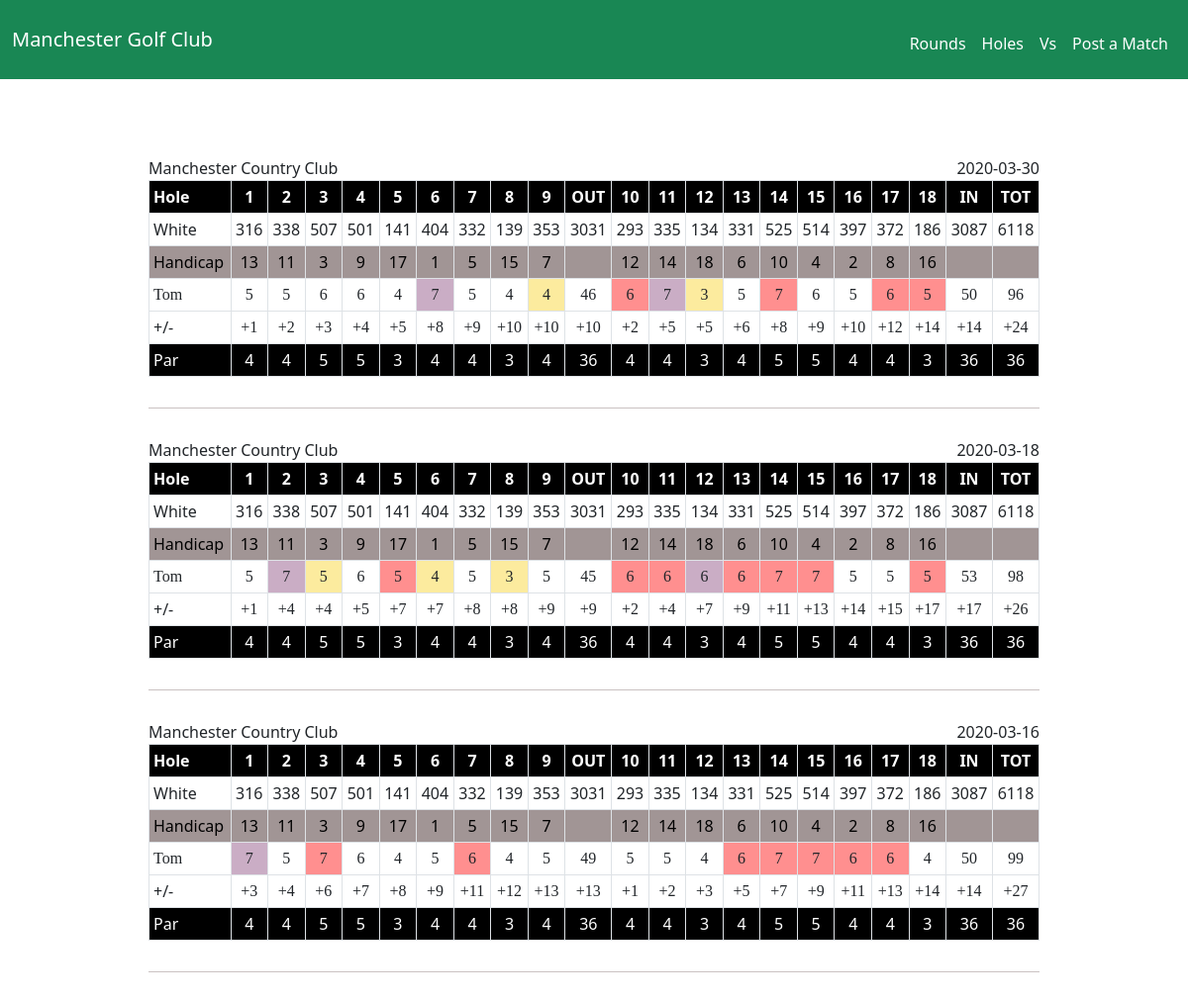
The app's page /rounds/Tom with its own data.
### tables this page shows
CREATE TABLE golfers (id INTEGER PRIMARY KEY AUTOINCREMENT NOT NULL, name TEXT NOT NULL);

CREATE TABLE courses (id INTEGER PRIMARY KEY AUTOINCREMENT NOT NULL, name TEXT NOT NULL, par INTEGER, rating REAL, slope REAL, yards REAL, city TEXT NOT NULL, state TEXT NOT NULL, front INTEGER, back INTEGER, total INTEGER, par_front INTEGER, par_back INTEGER, par_total INTEGER, tees TEXT NOT NULL DEFAULT "White");

CREATE TABLE "rounds" (id INTEGER PRIMARY KEY AUTOINCREMENT NOT NULL, golfer_id INTEGER, course_id INTEGER, date TEXT, "one" INTEGER, two INTEGER, three INTEGER, four INTEGER, five INTEGER, six INTEGER, seven INTEGER, eight INTEGER, nine INTEGER, ten INTEGER, eleven INTEGER, twelve INTEGER, thirteen INTEGER, fourteen INTEGER, fifteen INTEGER, sixteen INTEGER, seventeen INTEGER, eighteen INTEGER, match_id INTEGER, FOREIGN KEY (golfer_id) REFERENCES golfers(id), FOREIGN KEY (course_id) REFERENCES courses(id));

CREATE TABLE "holes" (id INTEGER PRIMARY KEY AUTOINCREMENT NOT NULL, course_id INTEGER, hole_number INTEGER, par INTEGER, yardage INTEGER, handicap INTEGER, FOREIGN KEY(course_id) REFERENCES courses (id));

### app.py (the view)
@app.route("/rounds", methods=["GET", "POST"])
@app.route("/rounds/<golfer_name>", methods=["GET", "POST"])
def rounds(golfer_name="lampsha"):
    if request.method == "POST":
        golfer_name = request.form.get("golfer_name")
        golfers_rounds = get_rounds(golfer_name)
        scorecards = get_scorecards(golfers_rounds, golfer_name)
        return render_template("rounds.html", scorecards=scorecards)
    else:
        golfers = get_golfers()
        for golfer in golfers:
            if golfer['golfer_name'] == golfer_name:
                golfers_rounds = get_rounds(golfer_name)
                scorecards = get_scorecards(golfers_rounds, golfer_name)
                return render_template("rounds.html", scorecards=scorecards)
        else:
            return render_template("round_request.html", golfers=golfers)

### app.py (called while the page is built)
def get_scorecards(matches: list, golfer_name: str) -> list:
    scorecards = []
    for match in matches:
        course_info = get_course_info(match)
        holes = get_holes(match)
        yardages = get_yardages(course_info, holes)  # Populate yardages
        handicaps = get_handicaps(holes)  # Populate handicaps
        strokes = get_strokes(match, golfer_name)  # Populate strokes
        pars = get_pars(holes)  # Populate pars
        to_pars = get_to_pars(strokes, pars)  # Populate to pars
        scorecard = {"yardages": yardages, "handicaps": handicaps, "strokes": strokes, "pars": pars, "to_pars": to_pars, "course_name": course_info[0][1],
                     "round_date": match[3]}
        scorecards.append(scorecard)
    return scorecards

### golf.py (called while the page is built)
def par_shift(score:int) -> str:
    if score == 0:
        return ("E")
    elif score > 0:
        score = round(score)
        return ("+{}".format(score))
    else:
        return str(score)

def get_golfers() -> list:
    golfers = []
    golfer_query = cur.execute("SELECT name FROM golfers ORDER BY name")
    golfer_query = golfer_query.fetchall()
    for golfer in golfer_query:
        golfers.append({"golfer_name": golfer[0]})
    return golfers

def get_rounds(golfer:str) -> list:
    rounds = []
    id_query = cur.execute("SELECT id FROM golfers WHERE name = (?)", (golfer,))
    id_query = id_query.fetchone()[0]
    round_query = cur.execute("SELECT * FROM rounds WHERE golfer_id = (?) ORDER BY date DESC", (id_query,))
    rounds = round_query.fetchall()
    return rounds

def get_holes(course:tuple) -> list:
    hole_query = cur.execute("SELECT * FROM holes WHERE course_id = (?) ORDER BY hole_number", (course[2],))
    holes = hole_query.fetchall()
    return holes

def get_course_info(course:tuple) -> list:
    course_query = cur.execute("SELECT * FROM courses WHERE id = (?)", (course[2],))
    course_info = course_query.fetchall()
    return course_info

def get_yardages(course_info:list, holes:list) -> list:
    yardages = []
    for i in range(len(holes)):
        yardages.append(holes[i][4])
    yardages.append(sum(yardages))
    yardages.insert(9, sum(yardages[:9]))
    yardages.insert(19, sum(yardages[10:19]))
    yardages.insert(0, course_info[0][14])
    return yardages

def get_handicaps(course:list) -> list:
    handicaps = []
    for i in range(len(course)):
        handicaps.append(course[i][5])
    return handicaps

### templates/rounds.html (shortened to what this page needs)
{% extends "layout.html" %}
{% block main %}
<div id="content" class="container-sm">
    {% for scorecard in scorecards %}
    <div id="scorecard" class="scorecard">
        <p class="scorecard-course-name">{{ scorecard.course_name }}</p>
        <p class="scorecard-course-date">{{ scorecard.round_date }}</p>
        <table class="table table-sm table-bordered">
            <tr class="holes-row">
                <th class="scorecard-header">Hole</th>
                {% for i in range(9) %}
                    <th>{{ i + 1 }}</th>
                {% endfor %}
                    <th>OUT</th>
                {% for i in range(9) %}
                    <th>{{ i + 10 }}</th>
                {% endfor %}
                    <th>IN</th>
                    <th>TOT</th>
            </tr>
            <tr>
                <td class="scorecard-header">{{ scorecard.yardages[0] }}</td>
                {% for yard in scorecard.yardages[1:] %}
                    <td>{{ yard }}</td>
                {% endfor %}
            </tr>
            <tr class="handicap-row">
                <td class="scorecard-header">Handicap</td>
                {% for handicap in scorecard.handicaps[:9] %}
                    <td>{{ handicap }}</td>
                {% endfor %}
                    <td></td>
                {% for handicap in scorecard.handicaps[9:] %}
                    <td>{{ handicap }}</td>
                {% endfor %}
                {% for i in range(2) %}
                    <td></td>
                {% endfor %}
            </tr>
            <tr class="handwritten-score">
                <td class="scorecard-header">{{ scorecard.strokes[0] }}</td>
                {% for stroke in scorecard.strokes[1:10] %}
                    {% if stroke - scorecard.pars[loop.index - 1] >= 3 %}
                        <td class="triple-bogey-or-worse">{{ stroke }}</td>
                    {% elif stroke - scorecard.pars[loop.index - 1] == 2 %}
                        <td class="double-bogey">{{ stroke }}</td>
                    {% elif stroke - scorecard.pars[loop.index - 1] == 0 %}
                        <td class="par">{{ stroke }}</td>
                    {% elif stroke - scorecard.pars[loop.index - 1] <= 0 %}
                        <td class="birdie-or-better">{{ stroke }}</td>
                    {% else %}
                        <td>{{ stroke }}</td>
                    {% endif %}
                {% endfor %}
                <td>{{ scorecard.strokes[10] }}</td>
                {% for stroke in scorecard.strokes[11:20] %}
                    {% if stroke - scorecard.pars[loop.index + 9] >= 3 %}
                        <td class="triple-bogey-or-worse">{{ stroke }}</td>
                    {% elif stroke - scorecard.pars[loop.index + 9] == 2 %}
                        <td class="double-bogey">{{ stroke }}</td>
                    {% elif stroke - scorecard.pars[loop.index + 9] == 0 %}
                        <td class="par">{{ stroke }}</td>
                    {% elif stroke - scorecard.pars[loop.index + 9] <= 0 %}
                        <td class="birdie-or-better">{{ stroke }}</td>
                    {% else %}
                        <td>{{ stroke }}</td>
                    {% endif %}
                {% endfor %}
                <td>{{ scorecard.strokes[20] }}</td>
                <td>{{ scorecard.strokes[21] }}</td>
            </tr>
            <tr>
                <td class="scorecard-header">+/-</td>
                {% for par in scorecard.to_pars %}
                    <td class="handwritten-score">{{ par }}</td>
                {% endfor %}
            </tr>
            <tr class="holes-row">
                <td class="scorecard-header">Par</td>
                {% for par in scorecard.pars %}
                    <td>{{ par }}</td>
                {% endfor %}
            </tr>
        </table>
    </div>
    {% endfor %}
</div>
{% endblock %}

### static/styles.css (style rules this page uses)
body { background-color: white; }
.scorecard { margin: 0 auto; width: 900px; font-size: medium; text-align: center; padding-top: 30px; padding-bottom: 15px; border-bottom: #cac2c2 1px solid; }
.holes-row { background-color: black; text-align: center; color:white; }
td.triple-bogey-or-worse { background-color: #caadc5; }
td.par { background-color: #fceb9e; }
td.double-bogey { background-color: #ff8f8f; }
.scorecard-header { text-align: left; }
.handicap-row { text-align: center; background-color: rgb(161, 149, 149); color: black; }
.scorecard-course-name { margin: 0px; float: left; }
.scorecard-course-date { margin: 0px; float: right; }
.handwritten-score { font-family: ink free; font-weight: semibold; }

### records on screen
golfers: course_name "Manchester Country Club", round_date "2020-03-30", i "1" "2" "3" "4" "5" "6" "7" "8" "9" "1" "2" "3" "4" "5" "6" "7" "8" "9" "1" "2" "3" "4" "5" "6" "7" "8" "9", i "10" "11" "12" "13" "14" "15" "16" "17" "18" "10" "11" "12" "13" "14" "15" "16" "17" "18" "10" "11" "12" "13" "14" "15" "16" "17" "18", tees "White", yard "141" "139" "3031" "134" "186" "3087" "6118" "141" "139" "3031" "134" "186" "3087" "6118" "141" "139" "3031" "134" "186" "3087" "6118", 9 "13" "11" "3" "9" "17" "1" "5" "15" "7" "13" "11" "3" "9" "17" "1" "5" "15" "7" "13" "11" "3" "9" "17" "1" "5" "15" "7", handicap "12" "14" "18" "6" "10" "4" "2" "8" "16" "12" "14" "18" "6" "10" "4" "2" "8" "16" "12" "14" "18" "6" "10" "4" "2" "8" "16", name "Tom", 10 "5" "5" "6" "6" "4" "5" "4" "5" "6" "5" "5" "5" "6" "4" "5" "4" "5", 10 "7" "7" "7", 10 "4" "5" "4" "3", strokes "46", 20 "6" "7" "6" "5" "6" "6" "6" "7" "7" "5" "6" "7" "7" "6" "6", 20 "7" "6", 20 "3", 20 "5" "6" "5" "5" "5" "5" "5" "4" "4", strokes "50", strokes "96", to_pars "+1" "+2" "+3" "+4" "+5" "+8" "+9" "+10" "+10" "+10" "+2" "+5" "+5" "+6" "+8" "+9" "+10" "+12" "+14" "+14" "+24" "+1" "+4" "+4" "+5" "+7" "+7" "+8" "+8" "+9" "+9" "+2" "+4" "+7" "+9" "+11" "+13" "+14" "+15" "+17" "+17" "+26" "+3" "+4" "+6" "+7" "+8" "+9" "+11" "+12" "+13" "+13" "+1" "+2" "+3" "+5" "+7" "+9" "+11" "+13" "+14" "+14" "+27", pars "4" "4" "5" "5" "3" "4" "4" "3" "4" "36" "4" "4" "3" "4" "5" "5" "4" "4" "3" "36" "36" "4" "4" "5" "5" "3" "4" "4" "3" "4" "36" "4" "4" "3" "4" "5" "5" "4" "4" "3" "36" "36" "4" "4" "5" "5" "3" "4" "4" "3" "4" "36" "4" "4" "3" "4" "5" "5" "4" "4" "3" "36" "36", round_date "2020-03-18", 10 "5" "7" "6", strokes "45", strokes "53", strokes "98", round_date "2020-03-16", strokes "49", strokes "99"
holes: yardage "316"
holes: yardage "338"
holes: yardage "507"
holes: yardage "501"
holes: yardage "404"
holes: yardage "332"
holes: yardage "353"
holes: yardage "293"
holes: yardage "335"
holes: yardage "331"
holes: yardage "525"
holes: yardage "514"
holes: yardage "397"
holes: yardage "372"
